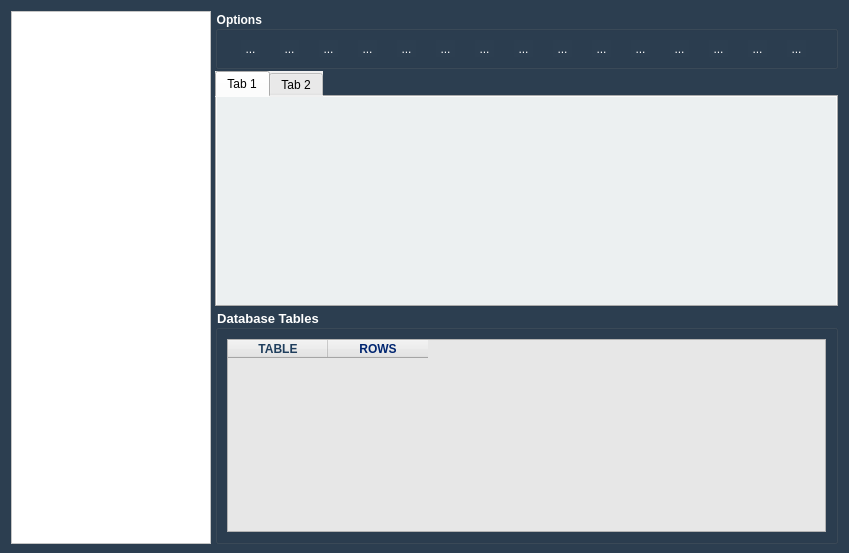
<?xml version="1.0" encoding="UTF-8"?>
<ui version="4.0">
 <class>generateHome</class>
 <widget class="QWidget" name="generateHome">
  <property name="geometry">
   <rect>
    <x>0</x>
    <y>0</y>
    <width>849</width>
    <height>553</height>
   </rect>
  </property>
  <property name="windowTitle">
   <string>TMoveAPP TOOL</string>
  </property>
  <property name="styleSheet">
   <string notr="true">background-color: rgb(44, 62, 80);
</string>
  </property>
  <layout class="QGridLayout" name="gridLayout_3">
   <property name="bottomMargin">
    <number>9</number>
   </property>
   <property name="horizontalSpacing">
    <number>4</number>
   </property>
   <property name="verticalSpacing">
    <number>2</number>
   </property>
   <item row="0" column="1">
    <widget class="QGroupBox" name="groupBox_2">
     <property name="font">
      <font>
       <weight>75</weight>
       <bold>true</bold>
      </font>
     </property>
     <property name="autoFillBackground">
      <bool>false</bool>
     </property>
     <property name="styleSheet">
      <string notr="true">color: rgb(255, 255, 255);</string>
     </property>
     <property name="title">
      <string>Options </string>
     </property>
     <layout class="QHBoxLayout" name="horizontalLayout">
      <item>
       <widget class="QToolButton" name="addFolder">
        <property name="cursor">
         <cursorShape>PointingHandCursor</cursorShape>
        </property>
        <property name="styleSheet">
         <string notr="true">border:none;</string>
        </property>
        <property name="text">
         <string>...</string>
        </property>
        <property name="icon">
         <iconset resource="GResources.qrc">
          <normaloff>:/icons/icons/add-folder.png</normaloff>:/icons/icons/add-folder.png</iconset>
        </property>
        <property name="iconSize">
         <size>
          <width>32</width>
          <height>32</height>
         </size>
        </property>
        <property name="autoRaise">
         <bool>true</bool>
        </property>
       </widget>
      </item>
      <item>
       <widget class="QToolButton" name="openFolder">
        <property name="cursor">
         <cursorShape>PointingHandCursor</cursorShape>
        </property>
        <property name="styleSheet">
         <string notr="true">border:none;</string>
        </property>
        <property name="text">
         <string>...</string>
        </property>
        <property name="icon">
         <iconset resource="GResources.qrc">
          <normaloff>:/icons/icons/folder.png</normaloff>:/icons/icons/folder.png</iconset>
        </property>
        <property name="iconSize">
         <size>
          <width>32</width>
          <height>32</height>
         </size>
        </property>
        <property name="autoRaise">
         <bool>true</bool>
        </property>
       </widget>
      </item>
      <item>
       <widget class="QToolButton" name="addConfigFile">
        <property name="cursor">
         <cursorShape>PointingHandCursor</cursorShape>
        </property>
        <property name="styleSheet">
         <string notr="true">border:none;</string>
        </property>
        <property name="text">
         <string>...</string>
        </property>
        <property name="icon">
         <iconset resource="GResources.qrc">
          <normaloff>:/icons/icons/add_config-file.png</normaloff>:/icons/icons/add_config-file.png</iconset>
        </property>
        <property name="iconSize">
         <size>
          <width>32</width>
          <height>32</height>
         </size>
        </property>
        <property name="autoRaise">
         <bool>true</bool>
        </property>
       </widget>
      </item>
      <item>
       <widget class="QToolButton" name="OpenConfigFile">
        <property name="cursor">
         <cursorShape>PointingHandCursor</cursorShape>
        </property>
        <property name="styleSheet">
         <string notr="true">border:none;</string>
        </property>
        <property name="text">
         <string>...</string>
        </property>
        <property name="icon">
         <iconset resource="GResources.qrc">
          <normaloff>:/icons/icons/config-file.png</normaloff>:/icons/icons/config-file.png</iconset>
        </property>
        <property name="iconSize">
         <size>
          <width>32</width>
          <height>32</height>
         </size>
        </property>
        <property name="autoRaise">
         <bool>true</bool>
        </property>
       </widget>
      </item>
      <item>
       <widget class="QToolButton" name="editConfigFile">
        <property name="cursor">
         <cursorShape>PointingHandCursor</cursorShape>
        </property>
        <property name="styleSheet">
         <string notr="true">border:none;</string>
        </property>
        <property name="text">
         <string>...</string>
        </property>
        <property name="icon">
         <iconset resource="GResources.qrc">
          <normaloff>:/icons/icons/edit_config-file.png</normaloff>:/icons/icons/edit_config-file.png</iconset>
        </property>
        <property name="iconSize">
         <size>
          <width>32</width>
          <height>32</height>
         </size>
        </property>
        <property name="autoRaise">
         <bool>true</bool>
        </property>
       </widget>
      </item>
      <item>
       <widget class="QToolButton" name="openCMD">
        <property name="cursor">
         <cursorShape>PointingHandCursor</cursorShape>
        </property>
        <property name="styleSheet">
         <string notr="true">border:none;</string>
        </property>
        <property name="text">
         <string>...</string>
        </property>
        <property name="icon">
         <iconset resource="GResources.qrc">
          <normaloff>:/icons/icons/open-console.png</normaloff>:/icons/icons/open-console.png</iconset>
        </property>
        <property name="iconSize">
         <size>
          <width>32</width>
          <height>32</height>
         </size>
        </property>
        <property name="autoRaise">
         <bool>true</bool>
        </property>
       </widget>
      </item>
      <item>
       <widget class="QToolButton" name="openDATABASES">
        <property name="cursor">
         <cursorShape>PointingHandCursor</cursorShape>
        </property>
        <property name="styleSheet">
         <string notr="true">border:none;</string>
        </property>
        <property name="text">
         <string>...</string>
        </property>
        <property name="icon">
         <iconset resource="GResources.qrc">
          <normaloff>:/icons/icons/databases.png</normaloff>:/icons/icons/databases.png</iconset>
        </property>
        <property name="iconSize">
         <size>
          <width>32</width>
          <height>32</height>
         </size>
        </property>
        <property name="autoRaise">
         <bool>true</bool>
        </property>
       </widget>
      </item>
      <item>
       <widget class="QToolButton" name="BACK">
        <property name="cursor">
         <cursorShape>PointingHandCursor</cursorShape>
        </property>
        <property name="styleSheet">
         <string notr="true">border:none;</string>
        </property>
        <property name="text">
         <string>...</string>
        </property>
        <property name="icon">
         <iconset>
          <normaloff>../../../Downloads/Compressed/free-3d-glossy-interface-icon-set/png/32x32/Back.png</normaloff>../../../Downloads/Compressed/free-3d-glossy-interface-icon-set/png/32x32/Back.png</iconset>
        </property>
        <property name="iconSize">
         <size>
          <width>32</width>
          <height>32</height>
         </size>
        </property>
        <property name="autoRaise">
         <bool>true</bool>
        </property>
       </widget>
      </item>
      <item>
       <widget class="QToolButton" name="FORWARD">
        <property name="cursor">
         <cursorShape>PointingHandCursor</cursorShape>
        </property>
        <property name="styleSheet">
         <string notr="true">border:none;</string>
        </property>
        <property name="text">
         <string>...</string>
        </property>
        <property name="icon">
         <iconset>
          <normaloff>../../../Downloads/Compressed/free-3d-glossy-interface-icon-set/png/32x32/Forward.png</normaloff>../../../Downloads/Compressed/free-3d-glossy-interface-icon-set/png/32x32/Forward.png</iconset>
        </property>
        <property name="iconSize">
         <size>
          <width>32</width>
          <height>32</height>
         </size>
        </property>
        <property name="autoRaise">
         <bool>true</bool>
        </property>
       </widget>
      </item>
      <item>
       <widget class="QToolButton" name="REFRESH">
        <property name="cursor">
         <cursorShape>PointingHandCursor</cursorShape>
        </property>
        <property name="styleSheet">
         <string notr="true">border:none;</string>
        </property>
        <property name="text">
         <string>...</string>
        </property>
        <property name="icon">
         <iconset>
          <normaloff>../../../Downloads/Compressed/free-3d-glossy-interface-icon-set/png/32x32/Circulation.png</normaloff>../../../Downloads/Compressed/free-3d-glossy-interface-icon-set/png/32x32/Circulation.png</iconset>
        </property>
        <property name="iconSize">
         <size>
          <width>32</width>
          <height>32</height>
         </size>
        </property>
        <property name="autoRaise">
         <bool>true</bool>
        </property>
       </widget>
      </item>
      <item>
       <widget class="QToolButton" name="DELETE">
        <property name="cursor">
         <cursorShape>PointingHandCursor</cursorShape>
        </property>
        <property name="styleSheet">
         <string notr="true">border:none;</string>
        </property>
        <property name="text">
         <string>...</string>
        </property>
        <property name="icon">
         <iconset>
          <normaloff>../../../Downloads/Compressed/free-3d-glossy-interface-icon-set/png/32x32/Cancel.png</normaloff>../../../Downloads/Compressed/free-3d-glossy-interface-icon-set/png/32x32/Cancel.png</iconset>
        </property>
        <property name="iconSize">
         <size>
          <width>32</width>
          <height>32</height>
         </size>
        </property>
        <property name="autoRaise">
         <bool>true</bool>
        </property>
       </widget>
      </item>
      <item>
       <widget class="QToolButton" name="ADD">
        <property name="cursor">
         <cursorShape>PointingHandCursor</cursorShape>
        </property>
        <property name="styleSheet">
         <string notr="true">border:none;</string>
        </property>
        <property name="text">
         <string>...</string>
        </property>
        <property name="icon">
         <iconset>
          <normaloff>../../../Downloads/Compressed/free-3d-glossy-interface-icon-set/png/32x32/Add.png</normaloff>../../../Downloads/Compressed/free-3d-glossy-interface-icon-set/png/32x32/Add.png</iconset>
        </property>
        <property name="iconSize">
         <size>
          <width>32</width>
          <height>32</height>
         </size>
        </property>
        <property name="autoRaise">
         <bool>true</bool>
        </property>
       </widget>
      </item>
      <item>
       <widget class="QToolButton" name="SETTING">
        <property name="cursor">
         <cursorShape>PointingHandCursor</cursorShape>
        </property>
        <property name="styleSheet">
         <string notr="true">border:none;</string>
        </property>
        <property name="text">
         <string>...</string>
        </property>
        <property name="icon">
         <iconset resource="GResources.qrc">
          <normaloff>:/icons/icons/settings.png</normaloff>:/icons/icons/settings.png</iconset>
        </property>
        <property name="iconSize">
         <size>
          <width>32</width>
          <height>32</height>
         </size>
        </property>
        <property name="autoRaise">
         <bool>true</bool>
        </property>
       </widget>
      </item>
      <item>
       <widget class="QToolButton" name="PREFERENCES">
        <property name="cursor">
         <cursorShape>PointingHandCursor</cursorShape>
        </property>
        <property name="styleSheet">
         <string notr="true">border:none;</string>
        </property>
        <property name="text">
         <string>...</string>
        </property>
        <property name="icon">
         <iconset>
          <normaloff>../../../Downloads/Compressed/free-3d-glossy-interface-icon-set/png/32x32/Application.png</normaloff>../../../Downloads/Compressed/free-3d-glossy-interface-icon-set/png/32x32/Application.png</iconset>
        </property>
        <property name="iconSize">
         <size>
          <width>32</width>
          <height>32</height>
         </size>
        </property>
        <property name="autoRaise">
         <bool>true</bool>
        </property>
       </widget>
      </item>
      <item>
       <widget class="QToolButton" name="VALIDE">
        <property name="cursor">
         <cursorShape>PointingHandCursor</cursorShape>
        </property>
        <property name="styleSheet">
         <string notr="true">border:none;</string>
        </property>
        <property name="text">
         <string>...</string>
        </property>
        <property name="icon">
         <iconset>
          <normaloff>../../../Downloads/Compressed/free-3d-glossy-interface-icon-set/png/32x32/Apply.png</normaloff>../../../Downloads/Compressed/free-3d-glossy-interface-icon-set/png/32x32/Apply.png</iconset>
        </property>
        <property name="iconSize">
         <size>
          <width>32</width>
          <height>32</height>
         </size>
        </property>
        <property name="autoRaise">
         <bool>true</bool>
        </property>
       </widget>
      </item>
     </layout>
    </widget>
   </item>
   <item row="2" column="1">
    <layout class="QGridLayout" name="gridLayout">
     <property name="horizontalSpacing">
      <number>6</number>
     </property>
     <item row="0" column="0">
      <widget class="QGroupBox" name="groupBox">
       <property name="font">
        <font>
         <pointsize>10</pointsize>
         <weight>75</weight>
         <bold>true</bold>
        </font>
       </property>
       <property name="styleSheet">
        <string notr="true">color: rgb(255, 255, 255);</string>
       </property>
       <property name="title">
        <string>Database Tables</string>
       </property>
       <layout class="QGridLayout" name="gridLayout_2">
        <item row="0" column="0">
         <widget class="QTableWidget" name="widgt">
          <property name="font">
           <font>
            <pointsize>11</pointsize>
            <weight>75</weight>
            <bold>true</bold>
           </font>
          </property>
          <property name="styleSheet">
           <string notr="true">background-color: rgb(231, 231, 231);
color: rgb(0, 0, 0);</string>
          </property>
          <column>
           <property name="text">
            <string>TABLE</string>
           </property>
           <property name="font">
            <font>
             <weight>75</weight>
             <bold>true</bold>
            </font>
           </property>
           <property name="background">
            <color>
             <red>85</red>
             <green>170</green>
             <blue>255</blue>
            </color>
           </property>
           <property name="foreground">
            <brush brushstyle="SolidPattern">
             <color alpha="255">
              <red>31</red>
              <green>62</green>
              <blue>93</blue>
             </color>
            </brush>
           </property>
          </column>
          <column>
           <property name="text">
            <string>ROWS</string>
           </property>
           <property name="font">
            <font>
             <weight>75</weight>
             <bold>true</bold>
            </font>
           </property>
           <property name="background">
            <color>
             <red>229</red>
             <green>229</green>
             <blue>229</blue>
            </color>
           </property>
           <property name="foreground">
            <brush brushstyle="SolidPattern">
             <color alpha="255">
              <red>0</red>
              <green>37</green>
              <blue>112</blue>
             </color>
            </brush>
           </property>
          </column>
         </widget>
        </item>
       </layout>
      </widget>
     </item>
    </layout>
   </item>
   <item row="1" column="1">
    <widget class="QTabWidget" name="Functions_options">
     <property name="styleSheet">
      <string notr="true">background-color: rgb(240, 240, 240);</string>
     </property>
     <property name="currentIndex">
      <number>0</number>
     </property>
     <widget class="QWidget" name="tab">
      <property name="styleSheet">
       <string notr="true">background-color: rgb(236, 240, 241);</string>
      </property>
      <attribute name="title">
       <string>Tab 1</string>
      </attribute>
     </widget>
     <widget class="QWidget" name="tab_2">
      <property name="styleSheet">
       <string notr="true">background-color: rgb(52, 73, 94);</string>
      </property>
      <attribute name="title">
       <string>Tab 2</string>
      </attribute>
     </widget>
    </widget>
   </item>
   <item row="0" column="0" rowspan="3">
    <widget class="QTreeView" name="FoldersList">
     <property name="maximumSize">
      <size>
       <width>200</width>
       <height>16777215</height>
      </size>
     </property>
     <property name="font">
      <font>
       <pointsize>10</pointsize>
       <weight>75</weight>
       <bold>true</bold>
      </font>
     </property>
     <property name="styleSheet">
      <string notr="true">background-color: rgb(255, 255, 255);
color: rgb(40, 40, 40);
border-color: rgb(0, 0, 0);</string>
     </property>
    </widget>
   </item>
  </layout>
 </widget>
 <resources>
  <include location="GResources.qrc"/>
 </resources>
 <connections/>
</ui>
